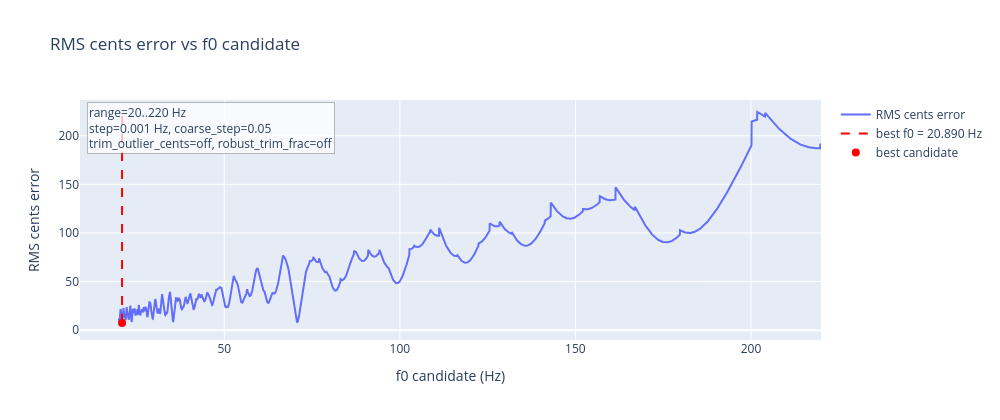

Source (notebook cell):
### Markdown cell above
### Use Case 3: Coarse-to-fine search

Use `coarse_step` for speed over large ranges, then refine around the best coarse candidate.

### Code cell
coarse_fine = search_f0(
    freqs=freqs,
    f0_min=20.0,
    f0_max=220.0,
    step=0.001,
    coarse_step=0.05,
    refine_half_width_hz=0.5,
    top_k=5,
    include_plot=True,
    annotate_plot=True,
    plot_width=1000,
    plot_height=420,
)

summarize_result("Coarse-to-fine search", coarse_fine, top_n=5)
print(f"candidate grid size: {len(coarse_fine['f0_candidates_hz'])}")

### Figure 1 — Plotly figure (JSON) as saved in the notebook; plotly's stock layout.template omitted (floating-point values rounded to 4 significant figures; data arrays with more than 128 entries replaced by an {"elided": "..."} marker saying what was removed)
{"data": [{"mode": "lines", "name": "RMS cents error", "type": "scatter", "x": {"elided": "5001 float values"}, "y": {"elided": "5001 float values"}}, {"hoverinfo": "skip", "line": {"color": "red", "dash": "dash"}, "mode": "lines", "name": "best f0 = 20.890 Hz", "type": "scatter", "x": [20.89, 20.89], "y": [7.37, 224.4]}, {"marker": {"color": "red", "size": 8}, "mode": "markers", "name": "best candidate", "type": "scatter", "x": [20.89], "y": [7.37]}], "layout": {"annotations": [{"align": "left", "bgcolor": "rgba(255,255,255,0.75)", "bordercolor": "rgba(0,0,0,0.25)", "borderwidth": 1, "showarrow": false, "text": "range=20..220 Hz<br>step=0.001 Hz, coarse_step=0.05<br>trim_outlier_cents=off, robust_trim_frac=off", "x": 0.01, "xref": "paper", "y": 0.99, "yref": "paper"}], "autosize": false, "height": 420, "showlegend": true, "title": {"text": "RMS cents error vs f0 candidate"}, "width": 1000, "xaxis": {"title": {"text": "f0 candidate (Hz)"}}, "yaxis": {"title": {"text": "RMS cents error"}}}}
